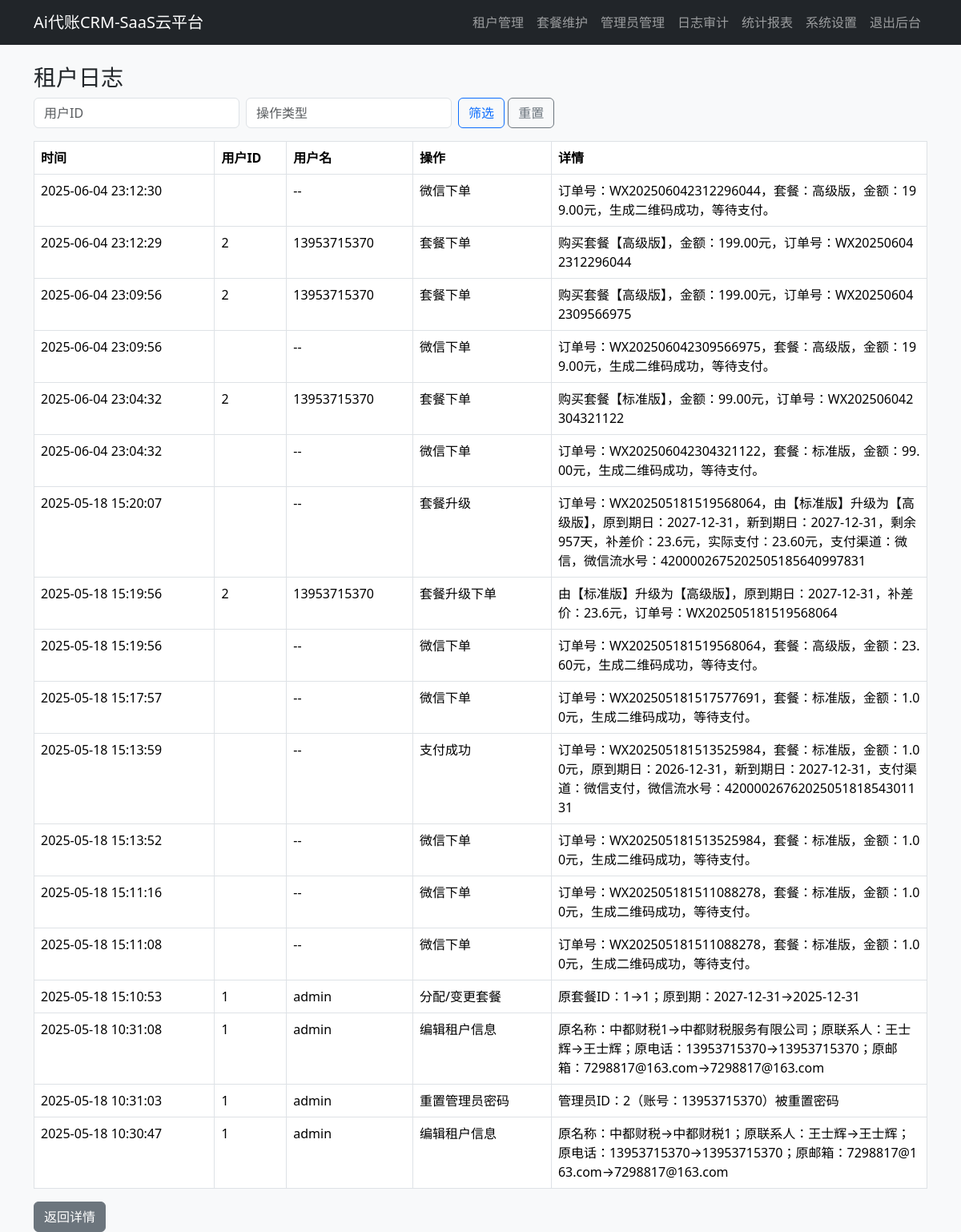
Screenshot of /platform_tenant_log.php?id=2 (signed in) with the database file from the repository.
### tables this page shows
CREATE TABLE `tenant_logs` (
  `id` int(11) NOT NULL AUTO_INCREMENT,
  `tenant_id` int(11) NOT NULL,
  `user_id` int(11) DEFAULT NULL,
  `action` varchar(64) DEFAULT NULL,
  `detail` text,
  `created_at` datetime DEFAULT CURRENT_TIMESTAMP,
  PRIMARY KEY (`id`)
);

### public/platform_tenant_log.php (the view, shortened to what this page needs)
<?php
require_once __DIR__.'/platform_utils.php';
$tenant_id = intval($_GET['id']);
$filter_user = isset($_GET['user_id']) ? intval($_GET['user_id']) : '';
$filter_action = isset($_GET['action']) ? trim($_GET['action']) : '';
$where = 'tenant_id=:tid';
$params = [':tid' => $tenant_id];
$sql = "SELECT * FROM tenant_logs WHERE $where ORDER BY created_at DESC LIMIT 100";
$stmt = $db->prepare($sql);
foreach($params as $k => $v) $stmt->bindValue($k, $v);
$stmt->execute();
$logs = $stmt->fetchAll(PDO::FETCH_ASSOC);
$user_ids = [];
foreach ($logs as $log) {
    if ($log['user_id']) $user_ids[] = $log['user_id'];
}
$user_map = [];
if ($user_ids) {
    $in = implode(',', array_map('intval', array_unique($user_ids)));
    $stmt_u = $db->query("SELECT id, username FROM users WHERE id IN ($in)");
    foreach ($stmt_u->fetchAll(PDO::FETCH_ASSOC) as $row) {
        $user_map[$row['id']] = $row['username'];
    }
}
?>
<!DOCTYPE html>
<html>
<head>
    <link href="/bootstrap/css/bootstrap.min.css" rel="stylesheet">
</head>
<body class="bg-light">
<?php include('platform_navbar.php');?>
<div class="container mt-4">
    <h3>租户日志</h3>
    <form class="row g-2 mb-3">
        <div class="col-auto">
            <input type="number" class="form-control" name="user_id" placeholder="用户ID" value="<?=htmlspecialchars($filter_user)?>">
        </div>
        <div class="col-auto">
            <input type="text" class="form-control" name="action" placeholder="操作类型" value="<?=htmlspecialchars($filter_action)?>">
        </div>
        <div class="col-auto">
            <button class="btn btn-outline-primary">筛选</button>
            <a href="platform_tenant_log.php?id=<?=$tenant_id?>" class="btn btn-outline-secondary">重置</a>
        </div>
    </form>
    <table class="table table-bordered">
        <tr>
            <th>时间</th>
            <th>用户ID</th>
            <th>用户名</th>
            <th>操作</th>
            <th>详情</th>
        </tr>
        <?php foreach($logs as $log):?>
        <tr<?=stripos($log['action'],'删除')!==false||stripos($log['action'],'重置')!==false?' style="background:#fff2f2"':''?>>
            <td><?=$log['created_at']?></td>
            <td><?=$log['user_id']?></td>
            <td><?=isset($user_map[$log['user_id']]) ? htmlspecialchars($user_map[$log['user_id']]) : '--'?></td>
            <td><?=htmlspecialchars($log['action'])?></td>
            <td style="max-width:350px;word-break:break-all"><?=htmlspecialchars($log['detail'])?></td>
        </tr>
        <?php endforeach;?>
    </table>
    <a href="platform_tenant_detail.php?id=<?=$tenant_id?>" class="btn btn-secondary">返回详情</a>
</div>
</body>
</html>

### rows the page displays
tenant_logs: created_at "2025-06-04 23:12:30", action "微信下单", detail "订单号：WX202506042312296044，套餐：高级版，金额：199.00元，生成二维码成功，等待支付。"
tenant_logs: created_at "2025-06-04 23:12:29", user "2", user "13953715370", action "套餐下单", detail "购买套餐【高级版】，金额：199.00元，订单号：WX202506042312296044"
tenant_logs: created_at "2025-06-04 23:09:56", user "2", user "13953715370", action "套餐下单", detail "购买套餐【高级版】，金额：199.00元，订单号：WX202506042309566975"
tenant_logs: created_at "2025-06-04 23:09:56", action "微信下单", detail "订单号：WX202506042309566975，套餐：高级版，金额：199.00元，生成二维码成功，等待支付。"
tenant_logs: created_at "2025-06-04 23:04:32", user "2", user "13953715370", action "套餐下单", detail "购买套餐【标准版】，金额：99.00元，订单号：WX202506042304321122"
tenant_logs: created_at "2025-06-04 23:04:32", action "微信下单", detail "订单号：WX202506042304321122，套餐：标准版，金额：99.00元，生成二维码成功，等待支付。"
tenant_logs: created_at "2025-05-18 15:20:07", action "套餐升级", detail "订单号：WX202505181519568064，由【标准版】升级为【高级版】，原到期日：2027-12-31，新到期日：2027-12-31，剩余957天，补差价：23.6元，实际支付：23.60元，支付渠道：微信，微信流水号：4200002675202505185640997831"
tenant_logs: created_at "2025-05-18 15:19:56", user "2", user "13953715370", action "套餐升级下单", detail "由【标准版】升级为【高级版】，原到期日：2027-12-31，补差价：23.6元，订单号：WX202505181519568064"
tenant_logs: created_at "2025-05-18 15:19:56", action "微信下单", detail "订单号：WX202505181519568064，套餐：高级版，金额：23.60元，生成二维码成功，等待支付。"
tenant_logs: created_at "2025-05-18 15:17:57", action "微信下单", detail "订单号：WX202505181517577691，套餐：标准版，金额：1.00元，生成二维码成功，等待支付。"
tenant_logs: created_at "2025-05-18 15:13:59", action "支付成功", detail "订单号：WX202505181513525984，套餐：标准版，金额：1.00元，原到期日：2026-12-31，新到期日：2027-12-31，支付渠道：微信支付，微信流水号：4200002676202505181854301131"
tenant_logs: created_at "2025-05-18 15:13:52", action "微信下单", detail "订单号：WX202505181513525984，套餐：标准版，金额：1.00元，生成二维码成功，等待支付。"
tenant_logs: created_at "2025-05-18 15:11:16", action "微信下单", detail "订单号：WX202505181511088278，套餐：标准版，金额：1.00元，生成二维码成功，等待支付。"
tenant_logs: created_at "2025-05-18 15:11:08", action "微信下单", detail "订单号：WX202505181511088278，套餐：标准版，金额：1.00元，生成二维码成功，等待支付。"
tenant_logs: created_at "2025-05-18 15:10:53", user "1", user "admin", action "分配/变更套餐", detail "原套餐ID：1→1；原到期：2027-12-31→2025-12-31"
tenant_logs: created_at "2025-05-18 10:31:08", user "1", user "admin", action "编辑租户信息", detail "原名称：中都财税1→中都财税服务有限公司；原联系人：王士辉→王士辉；原电话：13953715370→13953715370；原邮箱：7298817@163.com→7298817@163.com"
tenant_logs: created_at "2025-05-18 10:31:03", user "1", user "admin", action "重置管理员密码", detail "管理员ID：2（账号：13953715370）被重置密码"
tenant_logs: created_at "2025-05-18 10:30:47", user "1", user "admin", action "编辑租户信息", detail "原名称：中都财税→中都财税1；原联系人：王士辉→王士辉；原电话：13953715370→13953715370；原邮箱：7298817@163.com→7298817@163.com"

### other values shown
$platform_name "Ai代账CRM-SaaS云平台"
